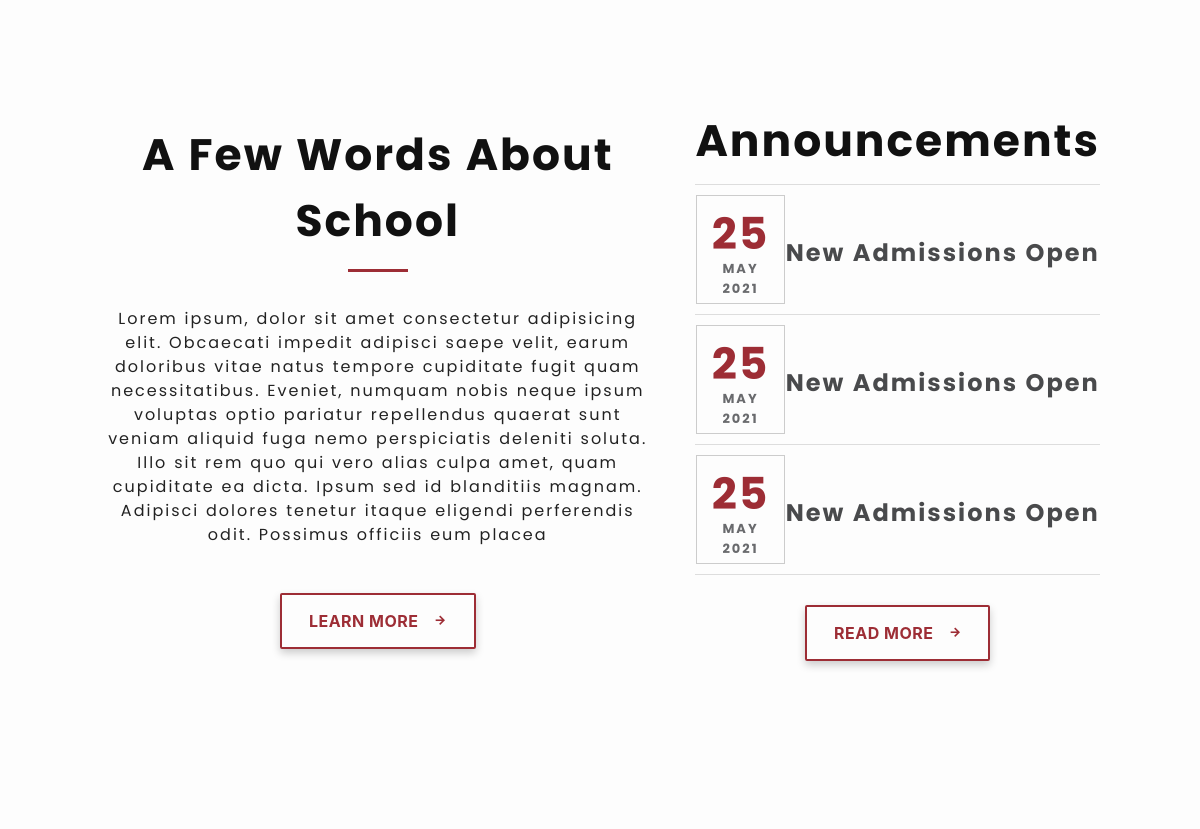
Before: / (middle part) with the older database file.
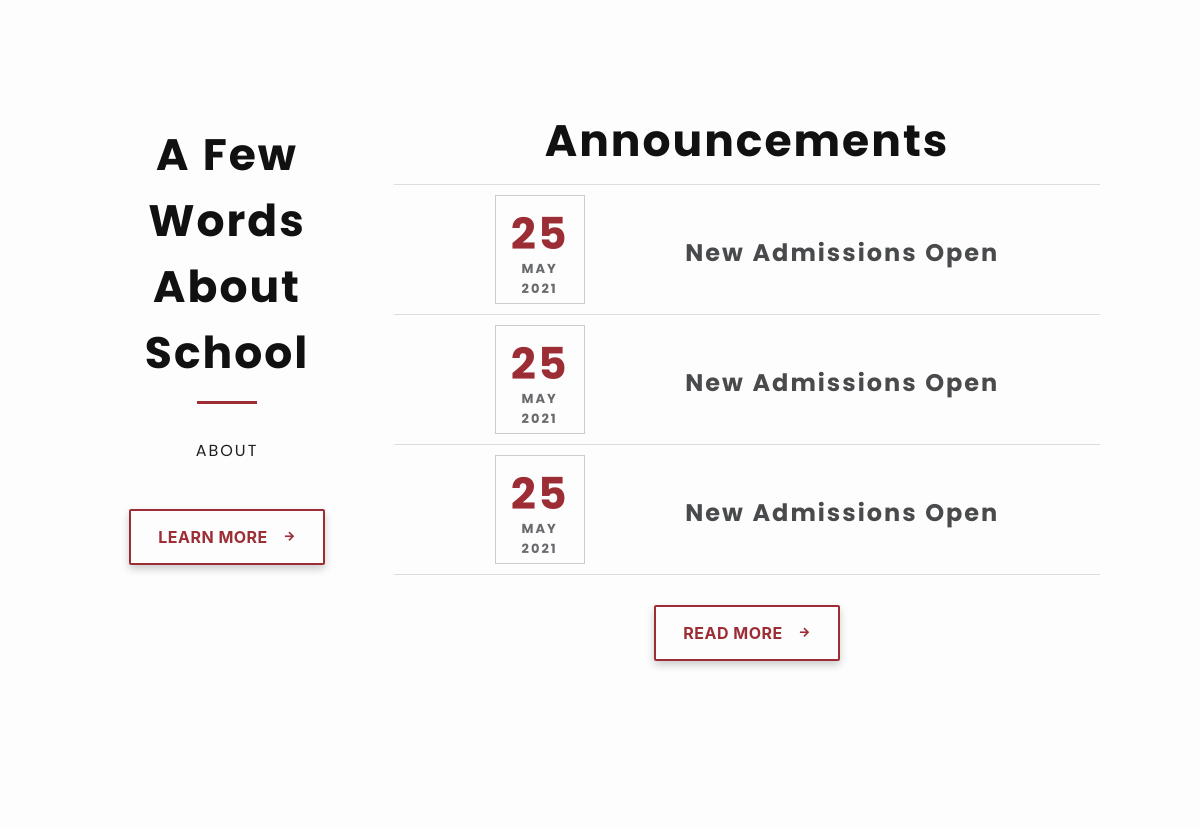
After: the same page with the newer database file.
### aboutAndStaffs/models.py (models this page shows, shortened)
class About(models.Model):
    description = models.CharField(max_length=500)
    facebook = models.URLField(null=True)
    instagram = models.URLField(null=True)
    twitter = models.URLField(null=True)
    email = models.EmailField(null=True)
    contact = models.IntegerField(default=0)
    school_address = models.CharField(max_length=20, null=True)

### vpsBase/views.py (the view)
# urls.py: 2. Add a URL to urlpatterns:  path('', views.home, name='home')
def home(request):
    return render(request, 'vpsBase/index.html')

### vpsBase/context_processor.py (called while the page is built)
def render_footer(request):
    footer_content = About.objects.all()[0]
    return {
        'about_content': footer_content
    }

### vpsBase/templates/vpsBase/index.html (shortened to what this page needs)
{% extends './base.html' %}
{% load static %}
{% block content %}
<div class="page ">
  <section class=" info-section  text-center">
    <div class="about-section padding-tb-50 padding-lr-20">
      <h2 class="heading text-bold">A Few Words About School</h2>
      <p class="mt-35">
        {{ about_content.description }}
      </p>
      <button class="btn waves-effect waves-light mt-30" type="submit" name="action">Learn More
        <i class="material-icons right">arrow_forward</i>
      </button>
    </div>
    <div class="news-section padding-tb-50 padding-lr-20">
      <div class="row">
        <div class="news-card col s12 ">
          <h2>Announcements</h2>
        </div>
        <div class="news-card col s12">
          <time class="date-card d-flex flex-column justify-content-center align-content-center">
            <h2 class="date">25</h2>
            <span class="month">May</span>
            <span class="year">2021</span>
          </time>
          <div class="news-content">
            <h3> <a href="#">New Admissions Open </a></h3>
          </div>
        </div>
        <div class="news-card col s12">
          <time class="date-card d-flex flex-column justify-content-center align-content-center">
            <h2 class="date">25</h2>
            <span class="month">May</span>
            <span class="year">2021</span>
          </time>
          <div class="news-content">
            <h3> <a href="#">New Admissions Open </a></h3>
          </div>
        </div>
        <div class="news-card col s12">
          <time class="date-card d-flex flex-column justify-content-center align-content-center">
            <h2 class="date">25</h2>
            <span class="month">May</span>
            <span class="year">2021</span>
          </time>
          <div class="news-content">
            <h3> <a href="#">New Admissions Open </a></h3>
          </div>
        </div>
        <a href="/news"><button class="btn waves-effect waves-light mt-30" type="submit" name="action">Read More
          <i class="material-icons right">arrow_forward</i>
        </button> </a>
      </div>
    </div>
  </section>
  {% endblock content %}

Changed rows visible on the page:
changed About: description "Lorem ipsum, dolor sit amet consectetur adipisicing elit. Obcaecati impedit adipisci saepe velit, earum doloribus vitae natus tempore cupiditate fugit quam necessitatibus. Eveniet, numquam nobis neque ipsum voluptas optio pariatur repellendus quaerat sunt veniam aliquid fuga nemo perspiciatis deleniti soluta. Illo sit rem quo qui vero alias culpa amet, quam cupiditate ea dicta. Ipsum sed id blanditiis magnam. Adipisci dolores tenetur itaque eligendi perferendis odit. Possimus officiis eum placea" → "ABOUT"
